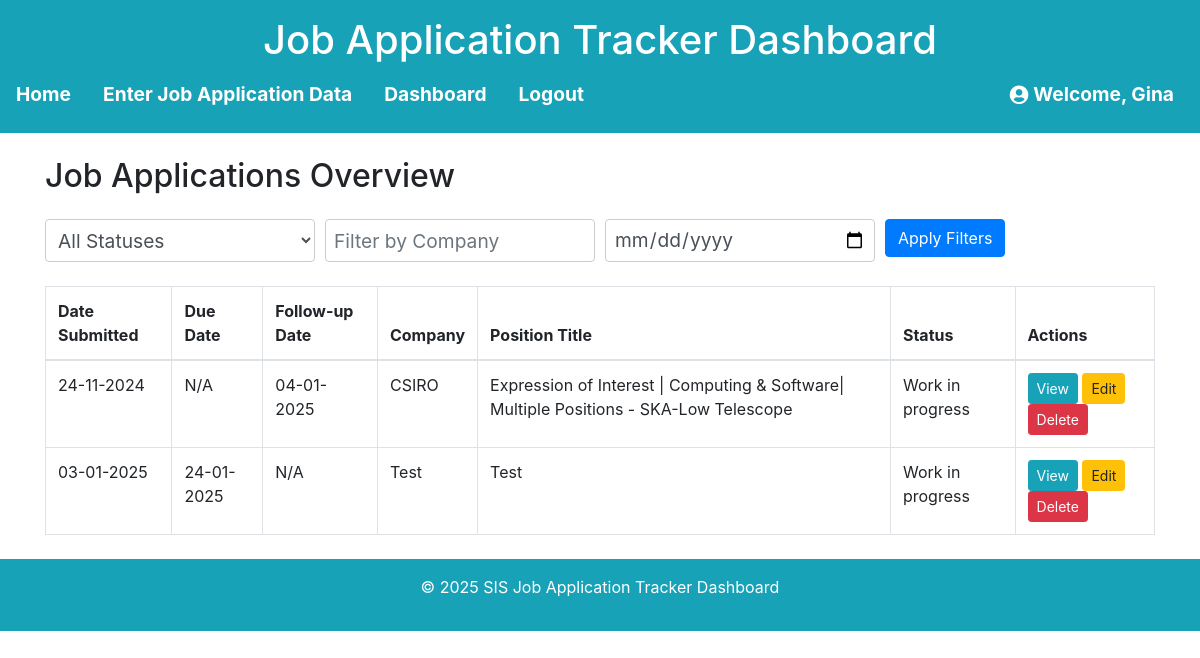
/dashboard (signed in), run on an earlier commit of the app's database.
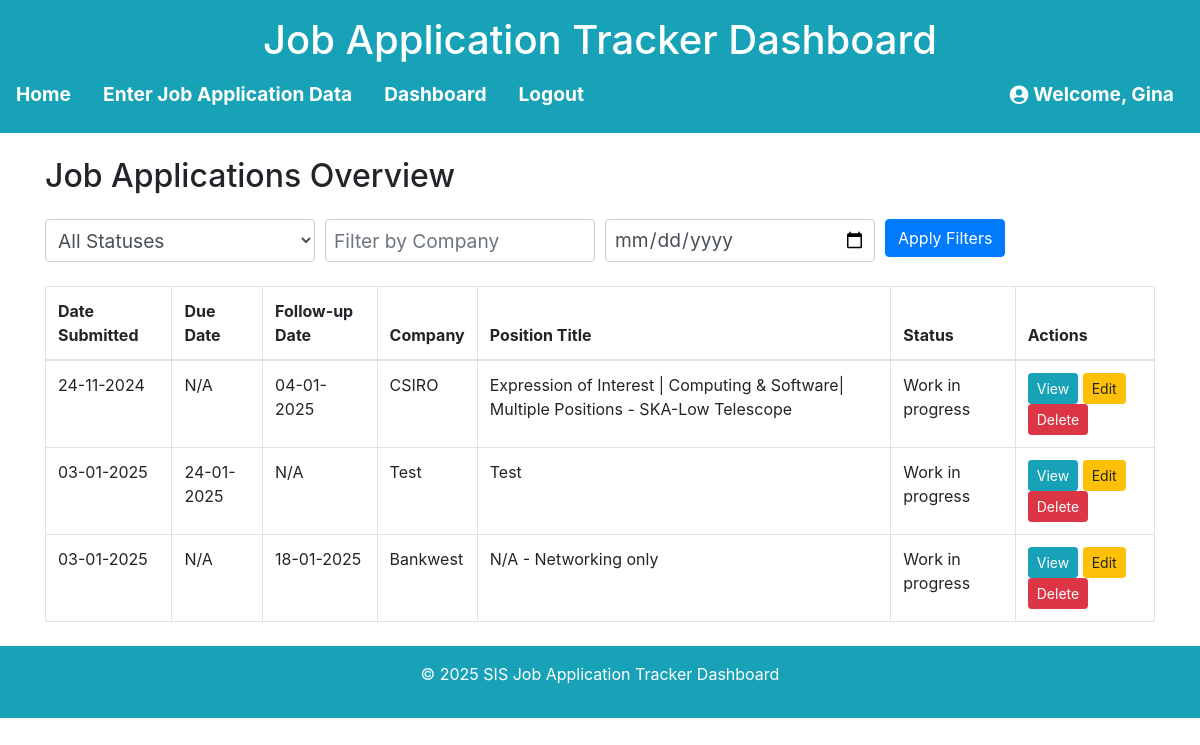
And on a later commit of the database.
### models.py (models this page shows, shortened)
class User(UserMixin, db.Model):
    id = db.Column(db.Integer, primary_key=True)
    username = db.Column(db.String(64), unique=True, nullable=False)
    email = db.Column(db.String(120), unique=True, nullable=False)
    password_hash = db.Column(db.String(128))

class JobApplication(db.Model):
    id = db.Column(db.Integer, primary_key=True)
    date_submitted = db.Column(db.Date, nullable=True)
    due_date = db.Column(db.Date, nullable=True)
    follow_up_date = db.Column(db.Date, nullable=True)
    company = db.Column(db.String(120), nullable=False)
    contact = db.Column(db.String(120), nullable=True)
    position_title = db.Column(db.String(120), nullable=False)
    status = db.Column(db.String(50), nullable=False)
    cv_submitted = db.Column(db.String(10), nullable=False)
    cover_letter_submitted = db.Column(db.String(10), nullable=False)
    follow_up_sent = db.Column(db.String(10), nullable=False)
    follow_up_message = db.Column(db.Text, nullable=True)
    notes = db.Column(db.Text, nullable=True)
    user_id = db.Column(db.Integer, db.ForeignKey('user.id'), nullable=False)
    user = db.relationship('User', backref=db.backref('job_applications', lazy=True))

### app.py (the view, shortened to what this page needs)
@app.route('/dashboard', methods=['GET', 'POST'])
@login_required
def dashboard():
    print(f"User authenticated: {current_user.is_authenticated}")
    all_applications = JobApplication.query.filter_by(user_id=current_user.id).all()
    filtered_applications = []
    for application in all_applications:
        if request.args.get('status') and request.args.get('status') != application.status:
            continue
        if request.args.get('company') and request.args.get('company').lower() not in application.company.lower():
            continue
        if request.args.get('due_before') and application.due_date:
            due_before = datetime.strptime(request.args.get('due_before'), "%d-%m-%Y")
            if application.due_date > due_before:
                continue
            filtered_applications.append(application)
    application_form = JobApplicationForm()
    delete_form = DeleteForm()
    return render_template(
        'dashboard.html',
        applications=filtered_applications or all_applications,
        application_form=application_form,
        delete_form=delete_form)

### app.py
class DeleteForm(FlaskForm):
    csrf_token = HiddenField()

### app.py (called while the page is built)
@login_manager.user_loader
def load_user(user_id):
    return db.session.get(User, int(user_id))

### templates/dashboard.html (shortened to what this page needs)
{% extends "base.html" %}
{% block content %}
<h2 class="mb-4">Job Applications Overview</h2>
<form method="GET" action="{{ url_for('dashboard') }}">
    <div class="form-row">
        <div class="col-md-3">
            <select name="status" class="form-control">
                <option value="">All Statuses</option>
            </select>
        </div>
        <div class="col-md-3">
            <input type="text" name="company" placeholder="Filter by Company" class="form-control">
        </div>
        <div class="col-md-3">
            <input type="date" name="due_before" class="form-control" placeholder="Due Before">
        </div>
        <div class="col-md-3">
            <button type="submit" class="btn btn-primary">Apply Filters</button>
        </div>
    </div>
</form>
<table class="table table-bordered mt-4">
    <thead>
        <tr>
            <th>Date Submitted</th>
            <th>Due Date</th>
            <th>Follow-up Date</th>
            <th>Company</th>
            <th>Position Title</th>
            <th>Status</th>
            <th>Actions</th>
        </tr>
    </thead>
    <tbody>
        {% for application in applications %}
        <tr>
            <td>{{ application.date_submitted.strftime('%d-%m-%Y') if application.date_submitted else 'N/A' }}</td>
            <td>{{ application.due_date.strftime('%d-%m-%Y') if application.due_date else 'N/A' }}</td>
            <td>{{ application.follow_up_date.strftime('%d-%m-%Y') if application.follow_up_date else 'N/A' }}</td>
            <td>{{ application.company }}</td>
            <td>{{ application.position_title }}</td>
            <td>{{ application.status }}</td>
            <td>
                <a href="{{ url_for('view_application', application_id=application.id) }}" class="btn btn-sm btn-info">View</a>
                <a href="{{ url_for('edit_application', application_id=application.id) }}" class="btn btn-sm btn-warning">Edit</a>
                <form action="{{ url_for('delete_application', application_id=application.id) }}" method="POST" class="delete-form" style="display: inline;">
                    <button type="submit" class="btn btn-sm btn-danger">Delete</button>
                </form>
            </td>
        </tr>
        {% endfor %}
    </tbody>
</table>
{% endblock %}

### templates/base.html (shortened to what this page needs)
<!DOCTYPE html>
<html lang="en">
<head>
    <link href="https://stackpath.bootstrapcdn.com/bootstrap/4.5.2/css/bootstrap.min.css" rel="stylesheet">
    <link rel="stylesheet" href="https://cdnjs.cloudflare.com/ajax/libs/font-awesome/5.15.3/css/all.min.css">
    <link rel="stylesheet" href="{{ url_for('static', filename='style.css') }}">
</head>
<body>
    <header class="bg-info text-white text-center py-3 mb-4">
        <h1>Job Application Tracker Dashboard</h1>
        <nav>
            <ul class="nav justify-content-center">
                <li class="nav-item"><a class="nav-link text-white {% if request.endpoint == 'index' %}active{% endif %}" href="{{ url_for('index') }}">Home</a></li>
                <li class="nav-item"><a class="nav-link text-white {% if request.endpoint == 'index' %}active{% endif %}" href="{{ url_for('form') }}">Enter Job Application Data</a></li>
                <li class="nav-item"><a class="nav-link text-white {% if request.endpoint == 'index' %}active{% endif %}" href="{{ url_for('dashboard') }}">Dashboard</a></li>
                {% if current_user.is_authenticated %}
                <li class="nav-item"><a class="nav-link text-white {% if request.endpoint == 'index' %}active{% endif %}" href="{{ url_for('logout') }}">Logout</a></li>
                {% endif %}
                {% if current_user.is_authenticated %}
                    <li class="nav-item ml-auto">
                        <a class="nav-link text-white" href="#">
                            <i class="fas fa-user-circle"></i> Welcome, {{ current_user.username }}
                        </a>
                    </li>
                {% endif %}
            </ul>
        </nav>
    </header>
    <main class="container">
        {% block content %}{% endblock %}
    </main>
    <footer class="bg-info text-white text-center py-3 mt-4">
        <p>&copy; 2025 SIS Job Application Tracker Dashboard</p>
    </footer>
</body>
</html>

### static/style.css (style rules this page uses)
.form-control { width: 100%; padding: 8px; border: 1px solid #ccc; border-radius: 4px; background-color: #fff; font-size: 1.2rem; }
.nav-item.ml-auto { margin-left: auto; padding-right: 10px; }
.nav-item a { display: flex; align-items: center; font-size: 1.2rem; font-weight: bold; }
.nav-item i { margin-right: 5px; }

What changed in the data, as far as the page shows it:
added JobApplication: date_submitted "03-01-2025", due_date "N/A", follow_up_date "18-01-2025", company "Bankwest", position_title "N/A - Networking only", status "Work in progress"
